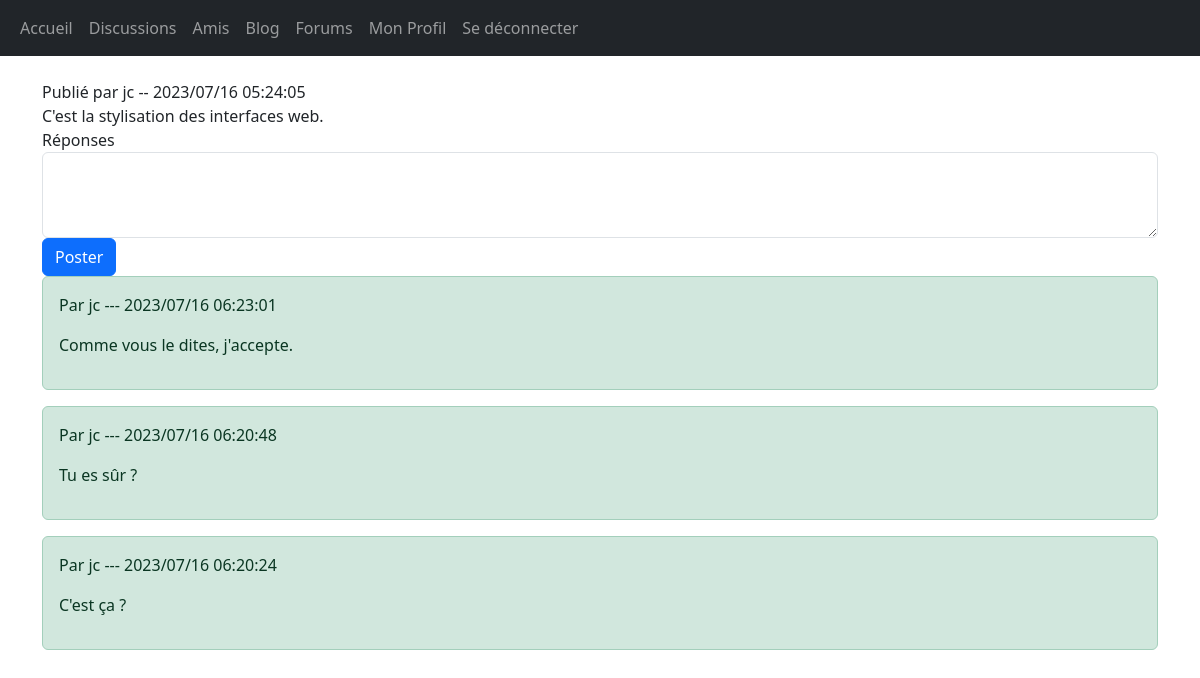
Page /index.php?answer=16 (signed in) on the committed database.
### tables this page shows
CREATE TABLE `forums_comments` (
  `id` int(11) NOT NULL,
  `username` text NOT NULL,
  `post_id` int(11) NOT NULL,
  `comment` text NOT NULL,
  `date` text NOT NULL
);

CREATE TABLE `forums_answers` (
  `id` int(11) NOT NULL,
  `username` text NOT NULL,
  `comment_id` int(11) NOT NULL,
  `answer` text NOT NULL,
  `date` text NOT NULL
);

### src/controllers/forums/actions/answer.php (called while the page is built, shortened)
<?php
require "src/models/forums.php";
$comment = getComment($_GET['answer']);
$answers = getAnswers($_GET['answer']);
require "src/views/forums/actions/answer.php";

### src/models/forums.php (called while the page is built, shortened)
<?php
function getComment($comment_id){
    require "src/models/pdo.php";
	$sql = $bdd->prepare("SELECT * FROM forums_comments WHERE id=?");
	$sql->execute(array($comment_id));
    $res = $sql->fetch();
    $comment = [
        'username' => $res['username'],
        'date' => $res['date'],
        'comment' => $res['comment'],
        'id' => $res['id'],
    ];
    return $comment;
}
function getAnswers($comment_id){
    require "src/models/pdo.php";
	$sql = $bdd->prepare("SELECT * FROM forums_answers WHERE comment_id=? ORDER BY id DESC");
	$sql->execute(array($comment_id));
    $answers = [];
	while ($res = $sql->fetch()) {
        $answers[] = [
            'date' => $res['date'],
            'author' => $res['username'],
            'answer' => $res['answer'],
            'id' => $res['id'],
        ];
    }
    return $answers;
}

### src/views/forums/actions/answer.php (the view, shortened to what this page needs)
<?php
require "src/views/includes/header.php";
?>
<main class="container">
    <div class="">
        Publié par <?php echo $comment['username'];?> -- <?php echo $comment['date'];?>
    </div>
    <div>
        <?php echo $comment['comment']; ?>
    </div>
    <form action="" method="post">
        <div class="form-group">
            <label for="answer">Réponses</label>
            <textarea class="form-control" name="answer" id="answer" rows="3"></textarea>
        </div>
        <button type="submit" name="post_answer" class="btn btn-primary">Poster</button>
    </form>
    <div class="answers">
    <?php
        foreach ($answers as $answer) {
        ?>
            <article class="alert alert-success">
                <p>
                    Par <?= $answer['author'] . " --- " . $answer['date']  ?>
                </p>
                <p>
                    <?= $answer['answer'] ?>
                </p>
            </article>
        <?php
        }
    ?>
    </div>
</main>
<?php
require "src/views/layout.php";
?>

### rows in the picture
forums_comments: username "jc", date "2023/07/16 05:24:05", comment "C'est la stylisation des interfaces web."
forums_answers: username "jc", date "2023/07/16 06:23:01", answer "Comme vous le dites, j'accepte."
forums_answers: username "jc", date "2023/07/16 06:20:48", answer "Tu es sûr ?"
forums_answers: username "jc", date "2023/07/16 06:20:24", answer "C'est ça ?"
